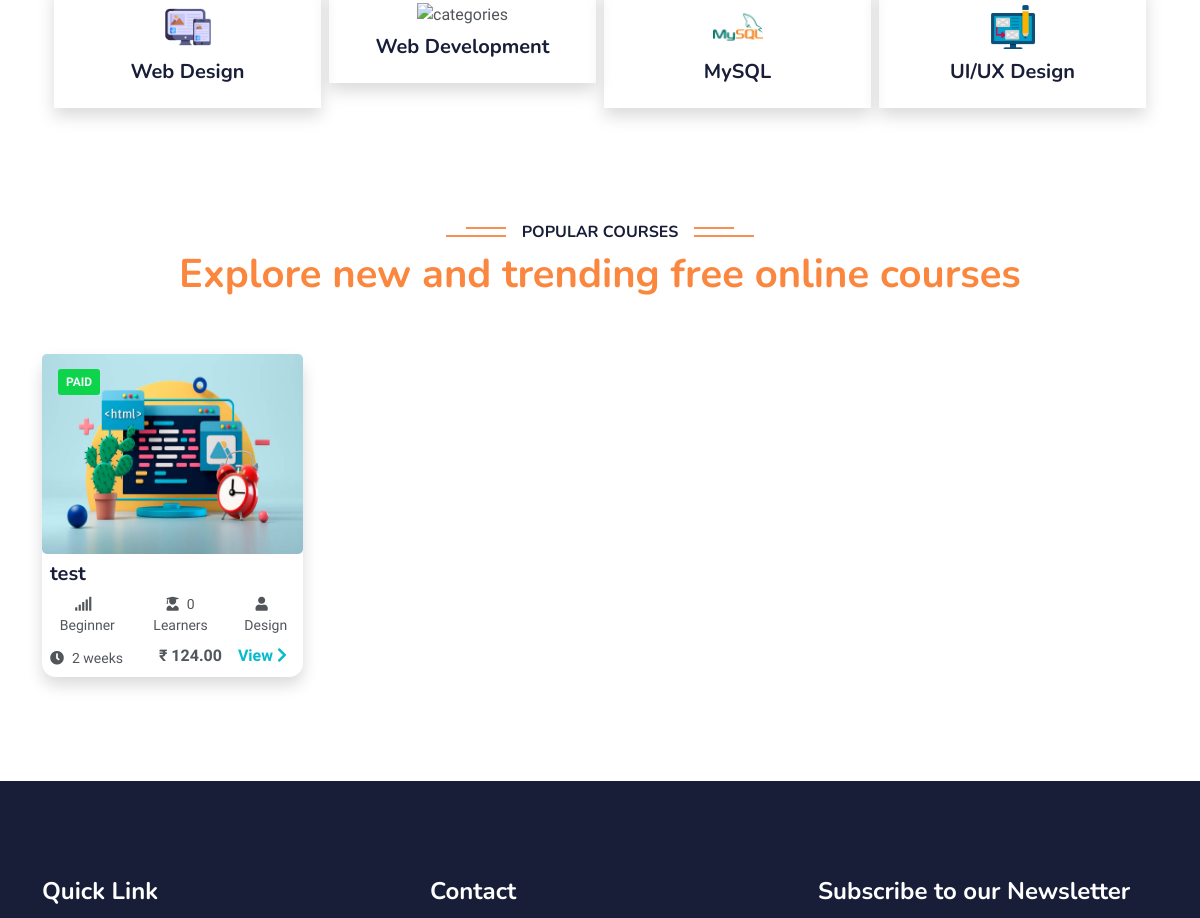
The app's page /courses/ (middle part), older data.
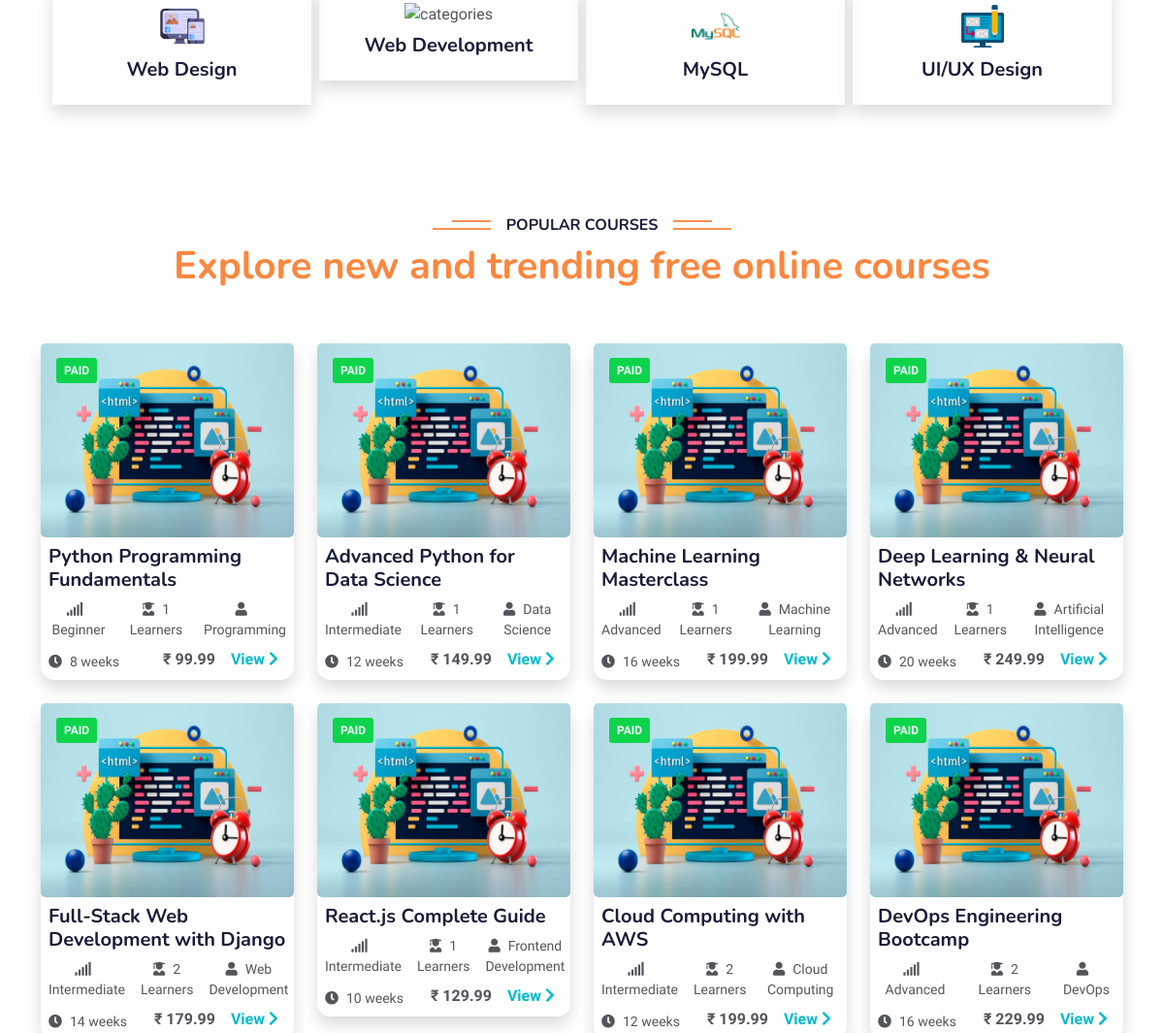
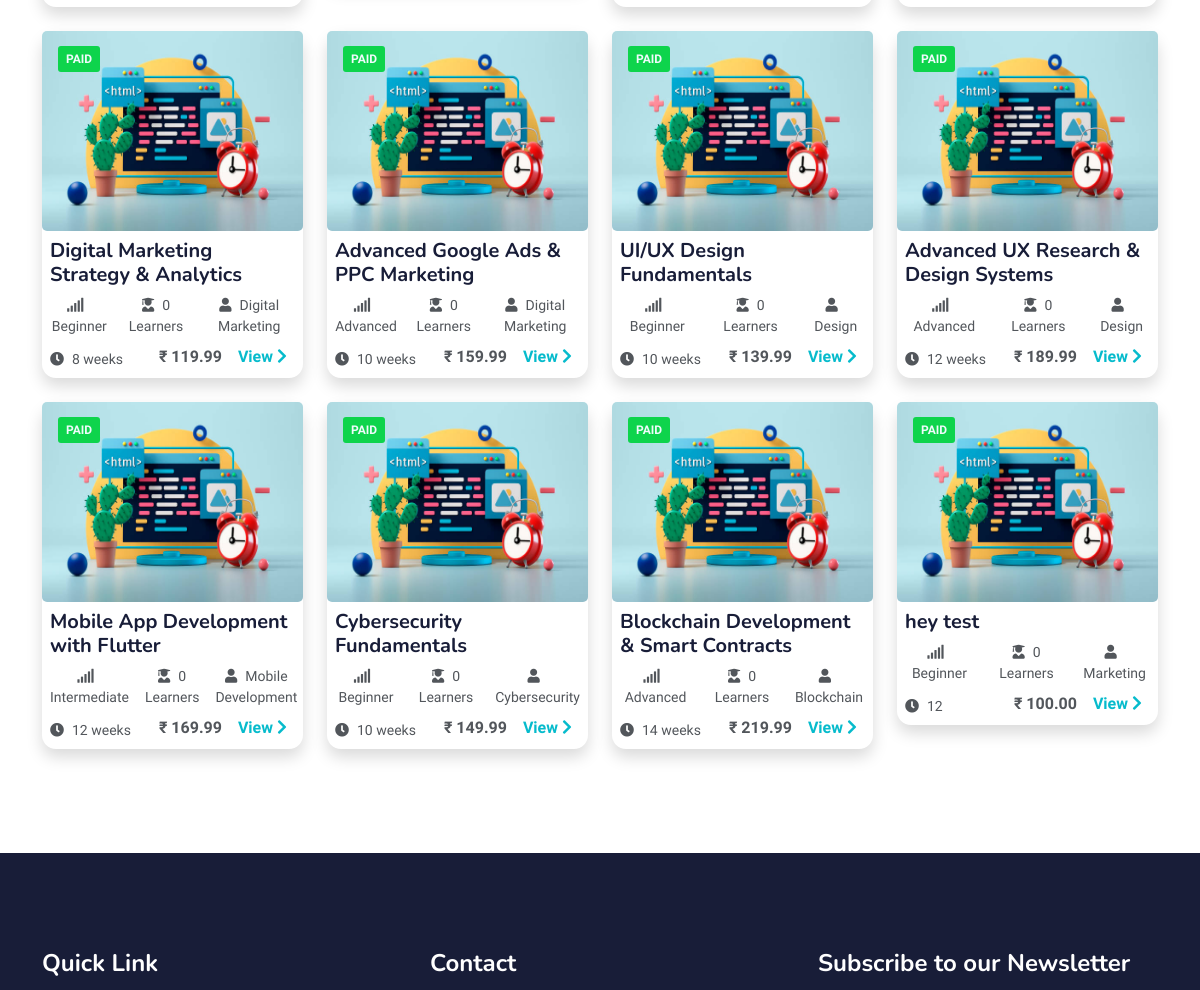
The same page, newer data (2 pictures, top to bottom).
### skillora_app/models.py (models this page shows, shortened)
class Course(models.Model):
    title = models.CharField(max_length=200)
    description = models.TextField()
    instructor = models.ForeignKey('Teacher', on_delete=models.CASCADE, null=True, blank=True, related_name='courses_taught')
    price = models.DecimalField(max_digits=10, decimal_places=2)
    image = models.ImageField(upload_to='courses/', null=True, blank=True)
    category = models.CharField(max_length=100)
    duration = models.CharField(max_length=50)
    level = models.CharField(max_length=50)
    created_at = models.DateTimeField(auto_now_add=True)
    updated_at = models.DateTimeField(auto_now=True)
    students_enrolled = models.ManyToManyField('Student', blank=True, related_name='enrolled_courses')

### skillora_app/views.py (the view)
# urls.py: path('courses/', views.courses, name='courses'),
def courses(request):
    courses = Course.objects.all()
    categories = Course.objects.values_list('category', flat=True).distinct()
    category_filter = request.GET.get('category')
    if category_filter:
        courses = courses.filter(category=category_filter)
    context = {
        'courses': courses,
        'categories': categories,
        'selected_category': category_filter,
    }
    return render(request, 'courses.html', context)

### templates/courses.html (shortened to what the changed rows need)
{% load static %}
<!DOCTYPE html>
<html lang="en">
<head>
    <link href="https://cdnjs.cloudflare.com/ajax/libs/font-awesome/5.10.0/css/all.min.css" rel="stylesheet">
    <link href="https://cdn.jsdelivr.net/npm/bootstrap-icons@1.4.1/font/bootstrap-icons.css" rel="stylesheet">
    <link href="{% static 'lib/animate/animate.min.css' %}" rel="stylesheet">
    <link href="{% static 'lib/owlcarousel/assets/owl.carousel.min.css' %}" rel="stylesheet">
    <link href="{% static 'css/bootstrap.min.css' %}" rel="stylesheet">
    <link href="{% static 'css/style.css' %}" rel="stylesheet">
</head>
<body>
    <div class="container-xxl py-5">
        <div class="container">
            <div class="text-center wow fadeInUp" data-wow-delay="0.1s">
                <h1 class="mb-5" style="color: #fb873f;">Explore new and trending free online courses</h1>
            </div>
            <div class="row g-4 py-2">
                {% if courses %}
                    {% for course in courses %}
                <div class="col-lg-3 col-md-6 wow fadeInUp" data-wow-delay="0.1s">
                    <div class="course-item shadow">
                        <div class="position-relative overflow-hidden text-light image">
                                {% if course.image %}
                                    <img class="img-fluid" src="{{ course.image.url }}" alt="{{ course.title }}">
                                {% else %}
                                    <img class="img-fluid" src="{% static 'img/courses/course-1.jpg' %}" alt="{{ course.title }}">
                                {% endif %}
                                <div style="position:absolute;top: 15px;left: 16px; font-size:12px; border-radius:3px; background-color:{% if course.price|floatformat:0 == '0' %}#fb873f{% else %}#0ed44c{% endif %};"
                                    class="px-2 py-1 fw-bold text-uppercase">{% if course.price|floatformat:0 == '0' %}FREE{% else %}PAID{% endif %}</div>
                        </div>
                        <div class="p-2 pb-0">
                                <h5 class="mb-1"><a href="{% url 'course_detail' course.id %}" class="text-dark">{{ course.title }}</a></h5>
                        </div>
                        <div class="d-flex">
                                <small class="flex-fill text-center py-1 px-2"><i class="fa fa-signal me-2"></i>{{ course.level }}</small>
                                <small class="flex-fill text-center py-1 px-2"><i class="fa fa-user-graduate me-2"></i>{{ course.students_enrolled.count }} Learners</small>
                                <small class="flex-fill text-center py-1 px-2"><i class="fa fa-user me-2"></i>{{ course.category }}</small>
                        </div>
                        <div class="d-flex">
                                <small class="flex-fill text-left p-2 px-2"><i class="fa fa-clock me-2"></i>{{ course.duration }}</small>
                                <small class="py-1 px-2 fw-bold fs-6 text-center">₹ {{ course.price }}</small>
                                <small class=" text-primary py-1 px-2 fw-bold fs-6" style="float:right;"><a href="{% url 'course_detail' course.id %}">View</a> <i class="fa fa-chevron-right me-2 fs-10"></i></small>
                        </div>
                        </div>
                    </div>
                    {% endfor %}
                {% else %}
                    <div class="col-12 text-center">
                        <p class="text-muted">No courses available yet.</p>
                    </div>
                {% endif %}
            </div>
        </div>
    </div>
</body>
</html>

Row changes from the older to the newer data that the page shows:
removed Course: title (picture), shows "PAID", title "test", level "Beginner", students_enrolled.count "0", category "Design", duration "2 weeks", price "124.00"
added Course: shows "PAID", title "Python Programming Fundamentals", level "Beginner", students_enrolled.count "1", category "Programming", duration "8 weeks", price "99.99"
added Course: shows "PAID", title "Advanced Python for Data Science", level "Intermediate", students_enrolled.count "1", category "Data Science", duration "12 weeks", price "149.99"
added Course: shows "PAID", title "Machine Learning Masterclass", level "Advanced", students_enrolled.count "1", category "Machine Learning", duration "16 weeks", price "199.99"
added Course: shows "PAID", title "Deep Learning & Neural Networks", level "Advanced", students_enrolled.count "1", category "Artificial Intelligence", duration "20 weeks", price "249.99"
added Course: shows "PAID", title "Full-Stack Web Development with Django", level "Intermediate", students_enrolled.count "2", category "Web Development", duration "14 weeks", price "179.99"
added Course: shows "PAID", title "React.js Complete Guide", level "Intermediate", students_enrolled.count "1", category "Frontend Development", duration "10 weeks", price "129.99"
added Course: shows "PAID", title "Cloud Computing with AWS", level "Intermediate", students_enrolled.count "2", category "Cloud Computing", duration "12 weeks", price "199.99"
added Course: shows "PAID", title "DevOps Engineering Bootcamp", level "Advanced", students_enrolled.count "2", category "DevOps", duration "16 weeks", price "229.99"
added Course: shows "PAID", title "Digital Marketing Strategy & Analytics", level "Beginner", students_enrolled.count "0", category "Digital Marketing", duration "8 weeks", price "119.99"
added Course: shows "PAID", title "Advanced Google Ads & PPC Marketing", level "Advanced", students_enrolled.count "0", category "Digital Marketing", duration "10 weeks", price "159.99"
added Course: shows "PAID", title "UI/UX Design Fundamentals", level "Beginner", students_enrolled.count "0", category "Design", duration "10 weeks", price "139.99"
added Course: shows "PAID", title "Advanced UX Research & Design Systems", level "Advanced", students_enrolled.count "0", category "Design", duration "12 weeks", price "189.99"
added Course: shows "PAID", title "Mobile App Development with Flutter", level "Intermediate", students_enrolled.count "0", category "Mobile Development", duration "12 weeks", price "169.99"
added Course: shows "PAID", title "Cybersecurity Fundamentals", level "Beginner", students_enrolled.count "0", category "Cybersecurity", duration "10 weeks", price "149.99"
added Course: shows "PAID", title "Blockchain Development & Smart Contracts", level "Advanced", students_enrolled.count "0", category "Blockchain", duration "14 weeks", price "219.99"
added Course: shows "PAID", title "hey test", level "Beginner", students_enrolled.count "0", category "Marketing", duration "12", price "100.00"
